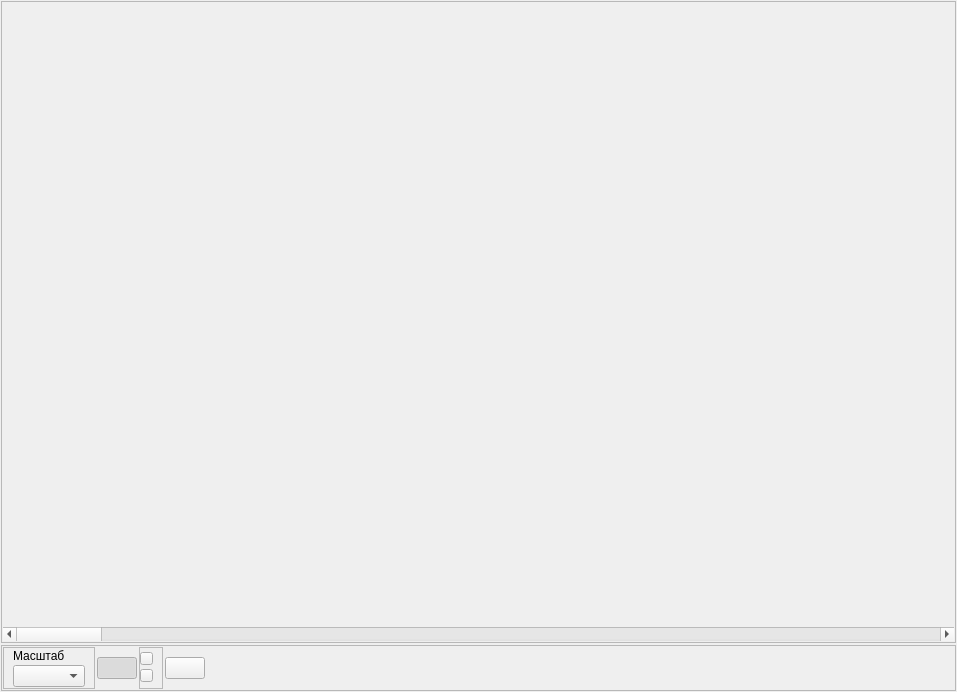
<?xml version="1.0" encoding="UTF-8"?>
<ui version="4.0">
 <class>StabilogramVisualWidget</class>
 <widget class="QWidget" name="StabilogramVisualWidget">
  <property name="geometry">
   <rect>
    <x>0</x>
    <y>0</y>
    <width>957</width>
    <height>692</height>
   </rect>
  </property>
  <property name="windowTitle">
   <string>Form</string>
  </property>
  <layout class="QVBoxLayout" name="verticalLayout">
   <property name="spacing">
    <number>2</number>
   </property>
   <property name="leftMargin">
    <number>1</number>
   </property>
   <property name="topMargin">
    <number>1</number>
   </property>
   <property name="rightMargin">
    <number>1</number>
   </property>
   <property name="bottomMargin">
    <number>1</number>
   </property>
   <item>
    <widget class="QFrame" name="frGraph">
     <property name="frameShape">
      <enum>QFrame::StyledPanel</enum>
     </property>
     <property name="frameShadow">
      <enum>QFrame::Raised</enum>
     </property>
     <layout class="QVBoxLayout" name="verticalLayout_3">
      <property name="spacing">
       <number>2</number>
      </property>
      <property name="leftMargin">
       <number>1</number>
      </property>
      <property name="topMargin">
       <number>1</number>
      </property>
      <property name="rightMargin">
       <number>1</number>
      </property>
      <property name="bottomMargin">
       <number>1</number>
      </property>
      <item>
       <widget class="AreaGraph" name="wgtGraph" native="true">
        <property name="mouseTracking">
         <bool>true</bool>
        </property>
        <property name="tabletTracking">
         <bool>false</bool>
        </property>
       </widget>
      </item>
      <item>
       <widget class="QScrollBar" name="sbSignal">
        <property name="orientation">
         <enum>Qt::Horizontal</enum>
        </property>
       </widget>
      </item>
     </layout>
    </widget>
   </item>
   <item>
    <widget class="QFrame" name="frToolbar">
     <property name="sizePolicy">
      <sizepolicy hsizetype="Preferred" vsizetype="Fixed">
       <horstretch>0</horstretch>
       <verstretch>0</verstretch>
      </sizepolicy>
     </property>
     <property name="frameShape">
      <enum>QFrame::StyledPanel</enum>
     </property>
     <property name="frameShadow">
      <enum>QFrame::Raised</enum>
     </property>
     <layout class="QHBoxLayout" name="horizontalLayout">
      <property name="spacing">
       <number>2</number>
      </property>
      <property name="leftMargin">
       <number>1</number>
      </property>
      <property name="topMargin">
       <number>1</number>
      </property>
      <property name="rightMargin">
       <number>1</number>
      </property>
      <property name="bottomMargin">
       <number>1</number>
      </property>
      <item>
       <widget class="QFrame" name="frScale">
        <property name="frameShape">
         <enum>QFrame::StyledPanel</enum>
        </property>
        <property name="frameShadow">
         <enum>QFrame::Raised</enum>
        </property>
        <layout class="QVBoxLayout" name="verticalLayout_2">
         <property name="spacing">
          <number>2</number>
         </property>
         <property name="topMargin">
          <number>1</number>
         </property>
         <property name="bottomMargin">
          <number>1</number>
         </property>
         <item>
          <widget class="QLabel" name="lblScale">
           <property name="text">
            <string>Масштаб</string>
           </property>
          </widget>
         </item>
         <item>
          <widget class="QComboBox" name="cbScale">
           <property name="maxVisibleItems">
            <number>14</number>
           </property>
          </widget>
         </item>
        </layout>
       </widget>
      </item>
      <item>
       <widget class="QPushButton" name="btnFullSignal">
        <property name="text">
         <string/>
        </property>
        <property name="icon">
         <iconset resource="../../../../kernel.qrc">
          <normaloff>:/images/Tools/FullSignal.png</normaloff>:/images/Tools/FullSignal.png</iconset>
        </property>
        <property name="iconSize">
         <size>
          <width>22</width>
          <height>22</height>
         </size>
        </property>
        <property name="checkable">
         <bool>true</bool>
        </property>
        <property name="checked">
         <bool>true</bool>
        </property>
       </widget>
      </item>
      <item>
       <widget class="QFrame" name="frFullSignal">
        <property name="frameShape">
         <enum>QFrame::StyledPanel</enum>
        </property>
        <property name="frameShadow">
         <enum>QFrame::Raised</enum>
        </property>
        <layout class="QVBoxLayout" name="verticalLayout_5">
         <property name="spacing">
          <number>0</number>
         </property>
         <property name="leftMargin">
          <number>0</number>
         </property>
         <property name="topMargin">
          <number>0</number>
         </property>
         <property name="bottomMargin">
          <number>0</number>
         </property>
         <item>
          <widget class="QPushButton" name="btnHScalePlus">
           <property name="maximumSize">
            <size>
             <width>13</width>
             <height>13</height>
            </size>
           </property>
           <property name="text">
            <string/>
           </property>
           <property name="icon">
            <iconset resource="../../../../kernel.qrc">
             <normaloff>:/images/Tools/Plus_10.png</normaloff>:/images/Tools/Plus_10.png</iconset>
           </property>
           <property name="iconSize">
            <size>
             <width>9</width>
             <height>9</height>
            </size>
           </property>
          </widget>
         </item>
         <item>
          <widget class="QPushButton" name="btnHScaleMinus">
           <property name="maximumSize">
            <size>
             <width>13</width>
             <height>13</height>
            </size>
           </property>
           <property name="text">
            <string/>
           </property>
           <property name="icon">
            <iconset resource="../../../../kernel.qrc">
             <normaloff>:/images/Tools/Minus_10.png</normaloff>:/images/Tools/Minus_10.png</iconset>
           </property>
           <property name="iconSize">
            <size>
             <width>10</width>
             <height>10</height>
            </size>
           </property>
          </widget>
         </item>
        </layout>
       </widget>
      </item>
      <item>
       <widget class="QPushButton" name="btnZeroing">
        <property name="toolTip">
         <string>Центровка</string>
        </property>
        <property name="text">
         <string/>
        </property>
        <property name="icon">
         <iconset resource="../../../../kernel.qrc">
          <normaloff>:/images/Animate/Zeroing.png</normaloff>:/images/Animate/Zeroing.png</iconset>
        </property>
        <property name="checkable">
         <bool>true</bool>
        </property>
       </widget>
      </item>
      <item>
       <spacer name="horizontalSpacer">
        <property name="orientation">
         <enum>Qt::Horizontal</enum>
        </property>
        <property name="sizeHint" stdset="0">
         <size>
          <width>40</width>
          <height>20</height>
         </size>
        </property>
       </spacer>
      </item>
     </layout>
    </widget>
   </item>
  </layout>
 </widget>
 <customwidgets>
  <customwidget>
   <class>AreaGraph</class>
   <extends>QWidget</extends>
   <header location="global">areagraph.h</header>
   <container>1</container>
  </customwidget>
 </customwidgets>
 <resources>
  <include location="../../../../kernel.qrc"/>
 </resources>
 <connections>
  <connection>
   <sender>cbScale</sender>
   <signal>currentIndexChanged(int)</signal>
   <receiver>StabilogramVisualWidget</receiver>
   <slot>scaleChange(int)</slot>
   <hints>
    <hint type="sourcelabel">
     <x>44</x>
     <y>677</y>
    </hint>
    <hint type="destinationlabel">
     <x>956</x>
     <y>518</y>
    </hint>
   </hints>
  </connection>
  <connection>
   <sender>btnFullSignal</sender>
   <signal>clicked(bool)</signal>
   <receiver>StabilogramVisualWidget</receiver>
   <slot>btnFulSignalClicked(bool)</slot>
   <hints>
    <hint type="sourcelabel">
     <x>111</x>
     <y>660</y>
    </hint>
    <hint type="destinationlabel">
     <x>956</x>
     <y>546</y>
    </hint>
   </hints>
  </connection>
  <connection>
   <sender>btnZeroing</sender>
   <signal>clicked(bool)</signal>
   <receiver>StabilogramVisualWidget</receiver>
   <slot>btnZeriongClicked(bool)</slot>
   <hints>
    <hint type="sourcelabel">
     <x>177</x>
     <y>666</y>
    </hint>
    <hint type="destinationlabel">
     <x>958</x>
     <y>572</y>
    </hint>
   </hints>
  </connection>
  <connection>
   <sender>btnHScalePlus</sender>
   <signal>clicked()</signal>
   <receiver>StabilogramVisualWidget</receiver>
   <slot>btnPlusClicked()</slot>
   <hints>
    <hint type="sourcelabel">
     <x>138</x>
     <y>657</y>
    </hint>
    <hint type="destinationlabel">
     <x>957</x>
     <y>505</y>
    </hint>
   </hints>
  </connection>
  <connection>
   <sender>btnHScaleMinus</sender>
   <signal>clicked()</signal>
   <receiver>StabilogramVisualWidget</receiver>
   <slot>btnMinusClicked()</slot>
   <hints>
    <hint type="sourcelabel">
     <x>145</x>
     <y>673</y>
    </hint>
    <hint type="destinationlabel">
     <x>962</x>
     <y>603</y>
    </hint>
   </hints>
  </connection>
  <connection>
   <sender>sbSignal</sender>
   <signal>valueChanged(int)</signal>
   <receiver>StabilogramVisualWidget</receiver>
   <slot>signalScroll(int)</slot>
   <hints>
    <hint type="sourcelabel">
     <x>324</x>
     <y>634</y>
    </hint>
    <hint type="destinationlabel">
     <x>960</x>
     <y>375</y>
    </hint>
   </hints>
  </connection>
 </connections>
 <slots>
  <slot>scaleChange(int)</slot>
  <slot>btnFulSignalClicked(bool)</slot>
  <slot>btnZeriongClicked(bool)</slot>
  <slot>btnPlusClicked()</slot>
  <slot>btnMinusClicked()</slot>
  <slot>signalScroll(int)</slot>
 </slots>
</ui>
